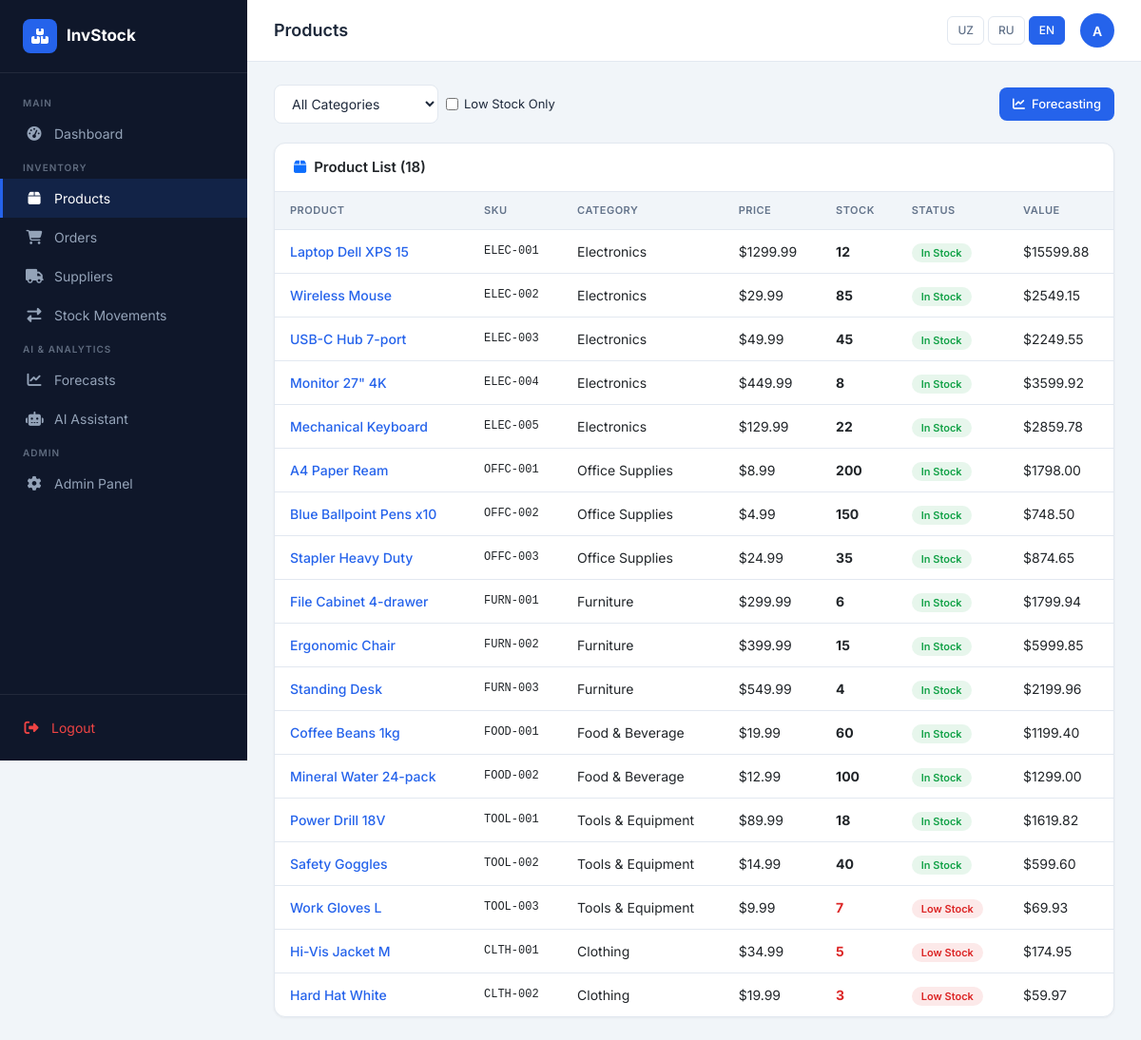
Screenshot of /inventory/ (signed in) with the database file from the repository.
### inventory/models.py (models this page shows, shortened)
class Product(models.Model):
    name = models.CharField(max_length=200, verbose_name=_('Product Name'))
    sku = models.CharField(max_length=50, unique=True, verbose_name=_('SKU'))
    category = models.ForeignKey(Category, on_delete=models.SET_NULL, null=True, blank=True, verbose_name=_('Category'))
    supplier = models.ForeignKey(Supplier, on_delete=models.SET_NULL, null=True, blank=True, verbose_name=_('Supplier'))
    description = models.TextField(blank=True, verbose_name=_('Description'))
    unit_price = models.DecimalField(max_digits=10, decimal_places=2, verbose_name=_('Unit Price'))
    quantity_in_stock = models.IntegerField(default=0, verbose_name=_('Quantity in Stock'))
    reorder_level = models.IntegerField(default=10, verbose_name=_('Reorder Level'))
    reorder_quantity = models.IntegerField(default=50, verbose_name=_('Reorder Quantity'))
    created_at = models.DateTimeField(auto_now_add=True)
    updated_at = models.DateTimeField(auto_now=True)
    class Meta:
        verbose_name = _('Product')
        verbose_name_plural = _('Products')
    @property
    def is_low_stock(self):
        return self.quantity_in_stock <= self.reorder_level
    @property
    def stock_value(self):
        return self.unit_price * self.quantity_in_stock

class Category(models.Model):
    name = models.CharField(max_length=100, verbose_name=_('Name'))
    description = models.TextField(blank=True, verbose_name=_('Description'))
    created_at = models.DateTimeField(auto_now_add=True)
    class Meta:
        verbose_name = _('Category')
        verbose_name_plural = _('Categories')

### inventory/views.py (the view)
# urls.py: path('', views.product_list, name='product_list'),
@login_required
def product_list(request):
    products = Product.objects.select_related('category', 'supplier').all()
    categories = Category.objects.all()
    cat_id = request.GET.get('category')
    if cat_id:
        products = products.filter(category_id=cat_id)
    low_stock = request.GET.get('low_stock')
    if low_stock:
        products = products.filter(quantity_in_stock__lte=10)
    return render(request, 'inventory/product_list.html', {
        'products': products,
        'categories': categories,
        'selected_cat': cat_id,
    })

### templates/inventory/product_list.html (shortened to what this page needs)
{% extends "base.html" %}
{% load i18n %}
{% block page_title %}{% trans "Products" %}{% endblock %}
{% block content %}
<div style="display:flex;gap:12px;margin-bottom:20px;flex-wrap:wrap;align-items:center;">
    <form method="get" style="display:flex;gap:8px;flex-wrap:wrap;">
        <select name="category" class="form-control-custom" style="width:auto;min-width:140px;" onchange="this.form.submit()">
            <option value="">{% trans "All Categories" %}</option>
        </select>
        <label style="display:flex;align-items:center;gap:6px;font-size:13px;cursor:pointer;">
            <input type="checkbox" name="low_stock" value="1" onchange="this.form.submit()" {% if request.GET.low_stock %}checked{% endif %}> {% trans "Low Stock Only" %}
        </label>
    </form>
    <div style="margin-left:auto;display:flex;gap:8px;">
        <a href="{% url 'forecasting:forecast_list' %}" class="btn-primary-custom" style="font-size:13px;padding:8px 14px;"><i class="fas fa-chart-line"></i> {% trans "Forecasting" %}</a>
    </div>
</div>
<div class="card">
    <div class="card-header-custom">
        <h5><i class="fas fa-box me-2 text-primary"></i>{% trans "Product List" %} ({{ products.count }})</h5>
    </div>
    <div class="p-0">
        <table class="table-custom">
            <thead>
                <tr><th>{% trans "Product" %}</th><th>{% trans "SKU" %}</th><th>{% trans "Category" %}</th><th>{% trans "Price" %}</th><th>{% trans "Stock" %}</th><th>{% trans "Status" %}</th><th>{% trans "Value" %}</th></tr>
            </thead>
            <tbody>
                {% for product in products %}
                <tr>
                    <td><a href="{% url 'inventory:product_detail' product.pk %}" style="color:var(--primary);text-decoration:none;font-weight:500;">{{ product.name }}</a></td>
                    <td style="font-family:monospace;font-size:12px;">{{ product.sku }}</td>
                    <td>{{ product.category.name|default:"-" }}</td>
                    <td>${{ product.unit_price }}</td>
                    <td><strong {% if product.is_low_stock %}style="color:var(--danger)"{% endif %}>{{ product.quantity_in_stock }}</strong></td>
                    <td>
                        {% if product.is_low_stock %}
                        <span class="badge-custom badge-danger">{% trans "Low Stock" %}</span>
                        {% else %}
                        <span class="badge-custom badge-success">{% trans "In Stock" %}</span>
                        {% endif %}
                    </td>
                    <td>${{ product.stock_value|floatformat:2 }}</td>
                </tr>
                {% empty %}
                <tr><td colspan="7" style="text-align:center;color:var(--text-muted);padding:32px;">{% trans "No products found" %}</td></tr>
                {% endfor %}
            </tbody>
        </table>
    </div>
</div>
{% endblock %}

### templates/base.html (shortened to what this page needs)
{% load i18n %}
<!DOCTYPE html>
<html lang="{{ LANGUAGE_CODE }}">
<head>
    <link href="https://cdn.jsdelivr.net/npm/bootstrap@5.3.2/dist/css/bootstrap.min.css" rel="stylesheet">
    <link href="https://cdnjs.cloudflare.com/ajax/libs/font-awesome/6.4.0/css/all.min.css" rel="stylesheet">
</head>
<body>
{% if user.is_authenticated %}
<div class="sidebar" id="sidebar">
    <div class="sidebar-brand">
        <div class="logo-icon"><i class="fas fa-boxes"></i></div>
        <span>InvStock</span>
    </div>
    <nav class="sidebar-nav">
        <div class="nav-section-title">{% trans "Main" %}</div>
        <a href="{% url 'core:dashboard' %}" class="sidebar-link {% if request.resolver_match.url_name == 'dashboard' %}active{% endif %}">
            <i class="fas fa-tachometer-alt"></i> {% trans "Dashboard" %}
        </a>
        <div class="nav-section-title">{% trans "Inventory" %}</div>
        <a href="{% url 'inventory:product_list' %}" class="sidebar-link {% if 'product' in request.resolver_match.url_name %}active{% endif %}">
            <i class="fas fa-box"></i> {% trans "Products" %}
        </a>
        <a href="{% url 'inventory:order_list' %}" class="sidebar-link {% if 'order' in request.resolver_match.url_name %}active{% endif %}">
            <i class="fas fa-shopping-cart"></i> {% trans "Orders" %}
        </a>
        <a href="{% url 'inventory:supplier_list' %}" class="sidebar-link {% if 'supplier' in request.resolver_match.url_name %}active{% endif %}">
            <i class="fas fa-truck"></i> {% trans "Suppliers" %}
        </a>
        <a href="{% url 'inventory:stock_movements' %}" class="sidebar-link {% if 'stock' in request.resolver_match.url_name %}active{% endif %}">
            <i class="fas fa-exchange-alt"></i> {% trans "Stock Movements" %}
        </a>
        <div class="nav-section-title">{% trans "AI & Analytics" %}</div>
        <a href="{% url 'forecasting:forecast_list' %}" class="sidebar-link {% if 'forecast' in request.resolver_match.url_name %}active{% endif %}">
            <i class="fas fa-chart-line"></i> {% trans "Forecasts" %}
        </a>
        <a href="{% url 'forecasting:ai_assistant' %}" class="sidebar-link {% if 'ai' in request.resolver_match.url_name %}active{% endif %}">
            <i class="fas fa-robot"></i> {% trans "AI Assistant" %}
        </a>
        {% if user.is_staff %}
        <div class="nav-section-title">{% trans "Admin" %}</div>
        <a href="/admin/" class="sidebar-link" target="_blank">
            <i class="fas fa-cog"></i> {% trans "Admin Panel" %}
        </a>
        {% endif %}
    </nav>
    <div style="padding: 16px 24px; border-top: 1px solid rgba(255,255,255,0.08);">
        <a href="{% url 'accounts:logout' %}" class="sidebar-link" style="padding: 8px 0; border: none; color: #ef4444;">
            <i class="fas fa-sign-out-alt"></i> {% trans "Logout" %}
        </a>
    </div>
</div>
<div class="main-content">
    <div class="topbar">
        <div class="topbar-left">
            <h1 class="page-title">{% block page_title %}{% trans "Dashboard" %}{% endblock %}</h1>
        </div>
        <div class="topbar-right">
            <div class="lang-switcher">
                <button type="button" class="lang-btn {% if LANGUAGE_CODE == 'uz' %}active{% endif %}" onclick="setLang('uz')">UZ</button>
                <button type="button" class="lang-btn {% if LANGUAGE_CODE == 'ru' %}active{% endif %}" onclick="setLang('ru')">RU</button>
                <button type="button" class="lang-btn {% if LANGUAGE_CODE == 'en' %}active{% endif %}" onclick="setLang('en')">EN</button>
            </div>
            <div class="dropdown">
                <div class="user-avatar" data-bs-toggle="dropdown" title="{{ user.username }}">
                    {{ user.username|slice:":1"|upper }}
                </div>
            </div>
        </div>
    </div>
    <div class="page-content">
        {% block content %}{% endblock %}
    </div>
</div>
{% else %}
{% block auth_content %}{% endblock %}
{% endif %}
</body>
</html>

### templates/base.html (style rules this page uses)
:root { --primary: #2563eb; --primary-dark: #1d4ed8; --secondary: #64748b; --success: #16a34a; --warning: #d97706; --danger: #dc2626; --bg: #f1f5f9; --sidebar-bg: #0f172a; --sidebar-text: #94a3b8; --sidebar-active: #2563eb; --card-bg: #ffffff; --border: #e2e8f0; --text: #1e293b; --text-muted: #64748b; }
* { box-sizing: border-box; }
body { font-family: 'Inter', sans-serif; background: var(--bg); color: var(--text); margin: 0; }
.sidebar { width: 260px; min-height: 100vh; background: var(--sidebar-bg); position: fixed; top: 0; left: 0; z-index: 1000; display: flex; flex-direction: column; transition: transform 0.3s ease; }
.sidebar-brand { padding: 20px 24px; border-bottom: 1px solid rgba(255,255,255,0.08); display: flex; align-items: center; gap: 10px; }
.sidebar-brand .logo-icon { width: 36px; height: 36px; background: var(--primary); border-radius: 8px; display: flex; align-items: center; justify-content: center; color: white; font-size: 16px; }
.sidebar-brand span { color: white; font-weight: 700; font-size: 17px; }
.sidebar-nav { flex: 1; padding: 16px 0; overflow-y: auto; }
.nav-section-title { color: rgba(148,163,184,0.6); font-size: 10px; font-weight: 600; text-transform: uppercase; letter-spacing: 1px; padding: 8px 24px 4px; }
.sidebar-link { display: flex; align-items: center; gap: 12px; padding: 10px 24px; color: var(--sidebar-text); text-decoration: none; font-size: 14px; font-weight: 400; transition: all 0.2s; border-left: 3px solid transparent; }
.sidebar-link.active { color: white; background: rgba(37,99,235,0.15); border-left-color: var(--primary); }
.sidebar-link i { width: 18px; text-align: center; font-size: 15px; }
.main-content { margin-left: 260px; min-height: 100vh; }
.topbar { background: var(--card-bg); border-bottom: 1px solid var(--border); padding: 14px 28px; display: flex; align-items: center; justify-content: space-between; position: sticky; top: 0; z-index: 100; }
.topbar-left { display: flex; align-items: center; gap: 12px; }
.topbar-right { display: flex; align-items: center; gap: 16px; }
.page-title { font-size: 18px; font-weight: 600; color: var(--text); margin: 0; }
.lang-switcher { display: flex; gap: 4px; align-items: center; }
.lang-btn { padding: 5px 10px; border-radius: 6px; border: 1px solid var(--border); background: transparent; font-size: 12px; font-weight: 500; cursor: pointer; color: var(--text-muted); transition: all 0.2s; text-decoration: none; }
.lang-btn:hover, .lang-btn.active { background: var(--primary); color: white; border-color: var(--primary); }
.card { background: var(--card-bg); border: 1px solid var(--border); border-radius: 12px; box-shadow: 0 1px 3px rgba(0,0,0,0.05); }
.card-header-custom { padding: 16px 20px; border-bottom: 1px solid var(--border); display: flex; align-items: center; justify-content: space-between; }
.card-header-custom h5 { margin: 0; font-size: 15px; font-weight: 600; }
.table-custom { width: 100%; border-collapse: collapse; }
.table-custom th { background: var(--bg); padding: 11px 16px; font-size: 11px; font-weight: 600; text-transform: uppercase; letter-spacing: 0.5px; color: var(--text-muted); border-bottom: 1px solid var(--border); text-align: left; }
.table-custom td { padding: 12px 16px; font-size: 14px; border-bottom: 1px solid var(--border); }
.table-custom tr:last-child td { border-bottom: none; }
.badge-custom { padding: 3px 10px; border-radius: 20px; font-size: 11px; font-weight: 600; }
.badge-success { background: rgba(22,163,74,0.1); color: var(--success); }
.badge-danger { background: rgba(220,38,38,0.1); color: var(--danger); }
.btn-primary-custom { background: var(--primary); color: white; border: none; padding: 9px 18px; border-radius: 8px; font-size: 14px; font-weight: 500; cursor: pointer; display: inline-flex; align-items: center; gap: 7px; text-decoration: none; transition: all 0.2s; }
.page-content { padding: 24px 28px; }
.user-avatar { width: 36px; height: 36px; border-radius: 50%; background: var(--primary); color: white; display: flex; align-items: center; justify-content: center; font-weight: 600; font-size: 14px; cursor: pointer; }
.form-control-custom { width: 100%; padding: 10px 14px; border: 1px solid var(--border); border-radius: 8px; font-size: 14px; transition: border-color 0.2s; background: var(--card-bg); color: var(--text); outline: none; }

### rows the page displays
Product: name "Laptop Dell XPS 15", sku "ELEC-001", category.name "Electronics", unit_price "1299.99", quantity_in_stock "12", stock_value "15599.88"
Product: name "Wireless Mouse", sku "ELEC-002", category.name "Electronics", unit_price "29.99", quantity_in_stock "85", stock_value "2549.15"
Product: name "USB-C Hub 7-port", sku "ELEC-003", category.name "Electronics", unit_price "49.99", quantity_in_stock "45", stock_value "2249.55"
Product: name "Monitor 27\" 4K", sku "ELEC-004", category.name "Electronics", unit_price "449.99", quantity_in_stock "8", stock_value "3599.92"
Product: name "Mechanical Keyboard", sku "ELEC-005", category.name "Electronics", unit_price "129.99", quantity_in_stock "22", stock_value "2859.78"
Product: name "A4 Paper Ream", sku "OFFC-001", category.name "Office Supplies", unit_price "8.99", quantity_in_stock "200", stock_value "1798.00"
Product: name "Blue Ballpoint Pens x10", sku "OFFC-002", category.name "Office Supplies", unit_price "4.99", quantity_in_stock "150", stock_value "748.50"
Product: name "Stapler Heavy Duty", sku "OFFC-003", category.name "Office Supplies", unit_price "24.99", quantity_in_stock "35", stock_value "874.65"
Product: name "File Cabinet 4-drawer", sku "FURN-001", category.name "Furniture", unit_price "299.99", quantity_in_stock "6", stock_value "1799.94"
Product: name "Ergonomic Chair", sku "FURN-002", category.name "Furniture", unit_price "399.99", quantity_in_stock "15", stock_value "5999.85"
Product: name "Standing Desk", sku "FURN-003", category.name "Furniture", unit_price "549.99", quantity_in_stock "4", stock_value "2199.96"
Product: name "Coffee Beans 1kg", sku "FOOD-001", category.name "Food & Beverage", unit_price "19.99", quantity_in_stock "60", stock_value "1199.40"
Product: name "Mineral Water 24-pack", sku "FOOD-002", category.name "Food & Beverage", unit_price "12.99", quantity_in_stock "100", stock_value "1299.00"
Product: name "Power Drill 18V", sku "TOOL-001", category.name "Tools & Equipment", unit_price "89.99", quantity_in_stock "18", stock_value "1619.82"
Product: name "Safety Goggles", sku "TOOL-002", category.name "Tools & Equipment", unit_price "14.99", quantity_in_stock "40", stock_value "599.60"
Product: name "Work Gloves L", sku "TOOL-003", category.name "Tools & Equipment", unit_price "9.99", quantity_in_stock "7", stock_value "69.93"
Product: name "Hi-Vis Jacket M", sku "CLTH-001", category.name "Clothing", unit_price "34.99", quantity_in_stock "5", stock_value "174.95"
Product: name "Hard Hat White", sku "CLTH-002", category.name "Clothing", unit_price "19.99", quantity_in_stock "3", stock_value "59.97"

### other values shown
{{ user.username|slice:":1"|upper }} "A"
{{ products.count }} "18"
